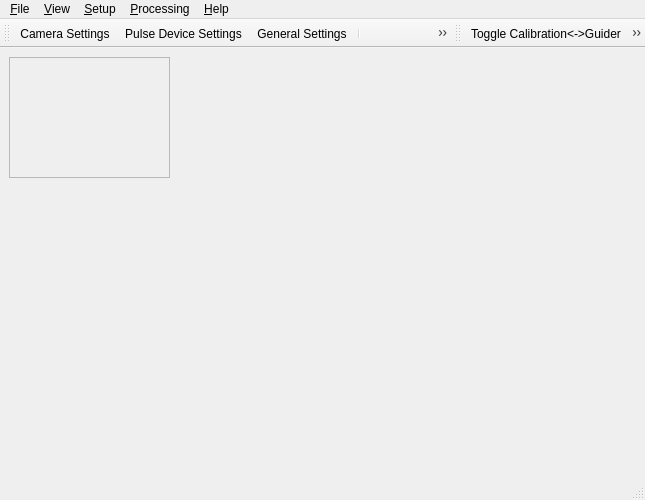
<?xml version="1.0" encoding="UTF-8"?>
<ui version="4.0">
 <class>lin_guiderClass</class>
 <widget class="QMainWindow" name="lin_guiderClass">
  <property name="geometry">
   <rect>
    <x>0</x>
    <y>0</y>
    <width>645</width>
    <height>500</height>
   </rect>
  </property>
  <property name="minimumSize">
   <size>
    <width>360</width>
    <height>260</height>
   </size>
  </property>
  <property name="windowTitle">
   <string>MainWindow</string>
  </property>
  <widget class="QWidget" name="centralwidget">
   <widget class="QFrame" name="videoFrame">
    <property name="geometry">
     <rect>
      <x>9</x>
      <y>9</y>
      <width>161</width>
      <height>121</height>
     </rect>
    </property>
    <property name="frameShape">
     <enum>QFrame::StyledPanel</enum>
    </property>
    <property name="frameShadow">
     <enum>QFrame::Raised</enum>
    </property>
   </widget>
  </widget>
  <widget class="QMenuBar" name="menubar">
   <property name="geometry">
    <rect>
     <x>0</x>
     <y>0</y>
     <width>645</width>
     <height>25</height>
    </rect>
   </property>
   <widget class="QMenu" name="menuFile">
    <property name="title">
     <string>&amp;File</string>
    </property>
    <addaction name="actionExit"/>
   </widget>
   <widget class="QMenu" name="menuSetup">
    <property name="title">
     <string>&amp;Setup</string>
    </property>
    <addaction name="actionSetupGuider"/>
    <addaction name="actionSetupDriver"/>
    <addaction name="actionSettings"/>
   </widget>
   <widget class="QMenu" name="menuProcessing">
    <property name="title">
     <string>&amp;Processing</string>
    </property>
    <addaction name="actionRecord"/>
    <addaction name="separator"/>
    <addaction name="actionCalibration"/>
    <addaction name="actionGuiding"/>
   </widget>
   <widget class="QMenu" name="menuHelp">
    <property name="title">
     <string>&amp;Help</string>
    </property>
    <addaction name="actionAbout"/>
   </widget>
   <widget class="QMenu" name="menuView">
    <property name="title">
     <string>&amp;View</string>
    </property>
    <addaction name="actionZoom_In"/>
    <addaction name="actionZoom_Out"/>
    <addaction name="separator"/>
    <addaction name="actionZoom_1_1"/>
   </widget>
   <addaction name="menuFile"/>
   <addaction name="menuView"/>
   <addaction name="menuSetup"/>
   <addaction name="menuProcessing"/>
   <addaction name="menuHelp"/>
  </widget>
  <widget class="QStatusBar" name="statusbar"/>
  <widget class="QToolBar" name="toolBar_Main">
   <property name="enabled">
    <bool>true</bool>
   </property>
   <property name="windowTitle">
    <string>toolBar_Main</string>
   </property>
   <property name="iconSize">
    <size>
     <width>24</width>
     <height>24</height>
    </size>
   </property>
   <attribute name="toolBarArea">
    <enum>TopToolBarArea</enum>
   </attribute>
   <attribute name="toolBarBreak">
    <bool>false</bool>
   </attribute>
   <addaction name="actionSetupGuider"/>
   <addaction name="actionSetupDriver"/>
   <addaction name="actionSettings"/>
   <addaction name="separator"/>
   <addaction name="actionRecord"/>
   <addaction name="separator"/>
   <addaction name="actionCalibration"/>
   <addaction name="actionGuiding"/>
   <addaction name="separator"/>
   <addaction name="actionZoomOut"/>
   <addaction name="actionZoom1_1"/>
   <addaction name="actionZoomIn"/>
   <addaction name="separator"/>
   <addaction name="actionAbout"/>
  </widget>
  <widget class="QToolBar" name="toolBar_Helper">
   <property name="enabled">
    <bool>true</bool>
   </property>
   <property name="windowTitle">
    <string>toolBar_Helper</string>
   </property>
   <attribute name="toolBarArea">
    <enum>TopToolBarArea</enum>
   </attribute>
   <attribute name="toolBarBreak">
    <bool>false</bool>
   </attribute>
   <addaction name="action_Toggle_Calibration_Guider"/>
   <addaction name="actionAdjust2fitCamera"/>
  </widget>
  <action name="actionSetupDriver">
   <property name="icon">
    <iconset resource="../rc/lin_guider.qrc">
     <normaloff>:/new/prefix1/driver.png</normaloff>:/new/prefix1/driver.png</iconset>
   </property>
   <property name="text">
    <string>Pulse Dev&amp;ice Settings</string>
   </property>
   <property name="toolTip">
    <string>Pulse Device Settings</string>
   </property>
   <property name="iconVisibleInMenu">
    <bool>true</bool>
   </property>
  </action>
  <action name="actionSetupGuider">
   <property name="icon">
    <iconset resource="../rc/lin_guider.qrc">
     <normaloff>:/new/prefix1/video.png</normaloff>:/new/prefix1/video.png</iconset>
   </property>
   <property name="text">
    <string>&amp;Camera Settings</string>
   </property>
   <property name="iconText">
    <string>Camera Settings</string>
   </property>
   <property name="toolTip">
    <string>Camera Settings</string>
   </property>
   <property name="iconVisibleInMenu">
    <bool>true</bool>
   </property>
  </action>
  <action name="actionCalibration">
   <property name="icon">
    <iconset resource="../rc/lin_guider.qrc">
     <normaloff>:/new/prefix1/calibration.png</normaloff>:/new/prefix1/calibration.png</iconset>
   </property>
   <property name="text">
    <string>&amp;Calibration</string>
   </property>
   <property name="toolTip">
    <string>Calibration</string>
   </property>
   <property name="iconVisibleInMenu">
    <bool>true</bool>
   </property>
  </action>
  <action name="actionGuiding">
   <property name="icon">
    <iconset resource="../rc/lin_guider.qrc">
     <normaloff>:/new/prefix1/guiding.png</normaloff>:/new/prefix1/guiding.png</iconset>
   </property>
   <property name="text">
    <string>&amp;Guiding</string>
   </property>
   <property name="toolTip">
    <string>Guiding</string>
   </property>
   <property name="iconVisibleInMenu">
    <bool>true</bool>
   </property>
  </action>
  <action name="actionExit">
   <property name="enabled">
    <bool>true</bool>
   </property>
   <property name="text">
    <string>E&amp;xit</string>
   </property>
   <property name="iconVisibleInMenu">
    <bool>true</bool>
   </property>
  </action>
  <action name="actionAbout">
   <property name="icon">
    <iconset resource="../rc/lin_guider.qrc">
     <normaloff>:/new/prefix1/about.png</normaloff>:/new/prefix1/about.png</iconset>
   </property>
   <property name="text">
    <string>&amp;About Lin-guider</string>
   </property>
   <property name="iconText">
    <string>About Lin-guider</string>
   </property>
   <property name="toolTip">
    <string>About Lin-guider</string>
   </property>
   <property name="iconVisibleInMenu">
    <bool>true</bool>
   </property>
  </action>
  <action name="actionRecord">
   <property name="enabled">
    <bool>true</bool>
   </property>
   <property name="icon">
    <iconset resource="../rc/lin_guider.qrc">
     <normaloff>:/new/prefix1/record.png</normaloff>:/new/prefix1/record.png</iconset>
   </property>
   <property name="text">
    <string>Movie &amp;Record</string>
   </property>
   <property name="iconVisibleInMenu">
    <bool>true</bool>
   </property>
  </action>
  <action name="actionSettings">
   <property name="enabled">
    <bool>true</bool>
   </property>
   <property name="icon">
    <iconset resource="../rc/lin_guider.qrc">
     <normaloff>:/new/prefix1/settings.png</normaloff>:/new/prefix1/settings.png</iconset>
   </property>
   <property name="text">
    <string>General &amp;Settings</string>
   </property>
   <property name="toolTip">
    <string>General Settings</string>
   </property>
   <property name="iconVisibleInMenu">
    <bool>true</bool>
   </property>
  </action>
  <action name="action_Toggle_Calibration_Guider">
   <property name="icon">
    <iconset resource="../rc/lin_guider.qrc">
     <normaloff>:/new/prefix1/calibr2guider.png</normaloff>:/new/prefix1/calibr2guider.png</iconset>
   </property>
   <property name="text">
    <string>&amp;Toggle Calibration&lt;-&gt;Guider</string>
   </property>
  </action>
  <action name="actionAdjust2fitCamera">
   <property name="icon">
    <iconset resource="../rc/lin_guider.qrc">
     <normaloff>:/new/prefix1/adjust2fit.png</normaloff>:/new/prefix1/adjust2fit.png</iconset>
   </property>
   <property name="text">
    <string>Ad&amp;just to fit</string>
   </property>
   <property name="toolTip">
    <string>Adjust to fit camera view</string>
   </property>
  </action>
  <action name="actionZoomIn">
   <property name="icon">
    <iconset resource="../rc/lin_guider.qrc">
     <normaloff>:/new/prefix1/zoom_in.png</normaloff>:/new/prefix1/zoom_in.png</iconset>
   </property>
   <property name="text">
    <string>Zoom &amp;in</string>
   </property>
   <property name="toolTip">
    <string>Zoom in</string>
   </property>
  </action>
  <action name="actionZoomOut">
   <property name="icon">
    <iconset resource="../rc/lin_guider.qrc">
     <normaloff>:/new/prefix1/zoom_out.png</normaloff>:/new/prefix1/zoom_out.png</iconset>
   </property>
   <property name="text">
    <string>Zoom &amp;out</string>
   </property>
   <property name="toolTip">
    <string>Zoom out</string>
   </property>
  </action>
  <action name="actionZoom1_1">
   <property name="icon">
    <iconset resource="../rc/lin_guider.qrc">
     <normaloff>:/new/prefix1/zoom.png</normaloff>:/new/prefix1/zoom.png</iconset>
   </property>
   <property name="text">
    <string>&amp;Zoom 1:1</string>
   </property>
   <property name="toolTip">
    <string>Zoom 1:1</string>
   </property>
  </action>
  <action name="actionZoom_In">
   <property name="icon">
    <iconset resource="../rc/lin_guider.qrc">
     <normaloff>:/new/prefix1/zoom_in.png</normaloff>:/new/prefix1/zoom_in.png</iconset>
   </property>
   <property name="text">
    <string>Zoom In</string>
   </property>
  </action>
  <action name="actionZoom_Out">
   <property name="icon">
    <iconset resource="../rc/lin_guider.qrc">
     <normaloff>:/new/prefix1/zoom_out.png</normaloff>:/new/prefix1/zoom_out.png</iconset>
   </property>
   <property name="text">
    <string>Zoom Out</string>
   </property>
  </action>
  <action name="actionZoom_1_1">
   <property name="icon">
    <iconset resource="../rc/lin_guider.qrc">
     <normaloff>:/new/prefix1/zoom.png</normaloff>:/new/prefix1/zoom.png</iconset>
   </property>
   <property name="text">
    <string>Zoom 1:1</string>
   </property>
  </action>
 </widget>
 <resources>
  <include location="../rc/lin_guider.qrc"/>
 </resources>
 <connections/>
</ui>
